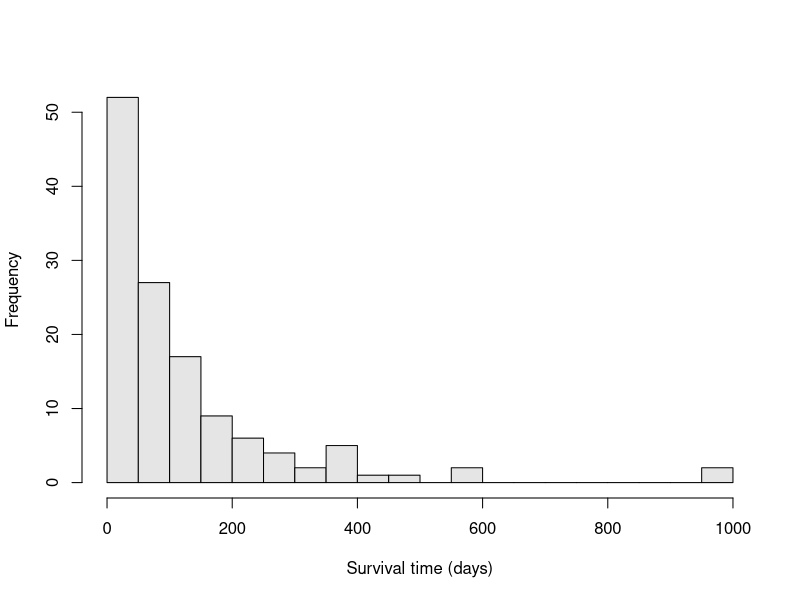
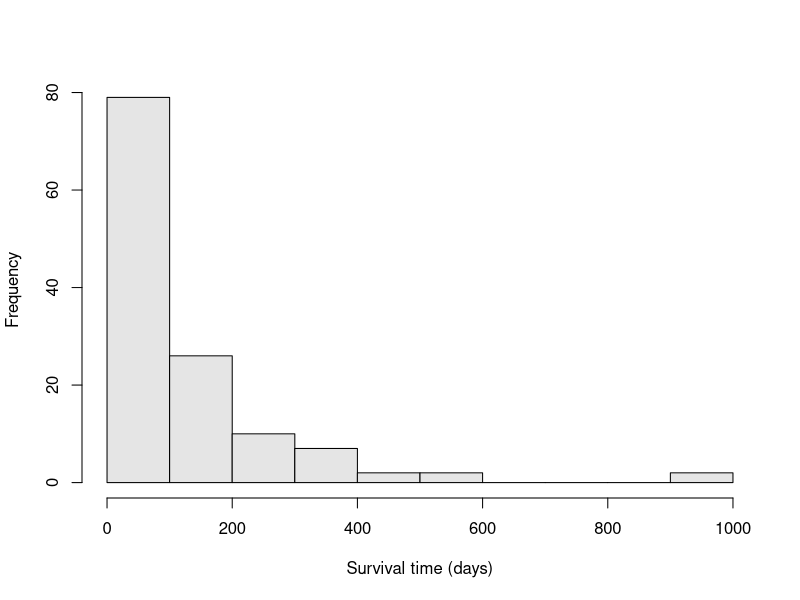
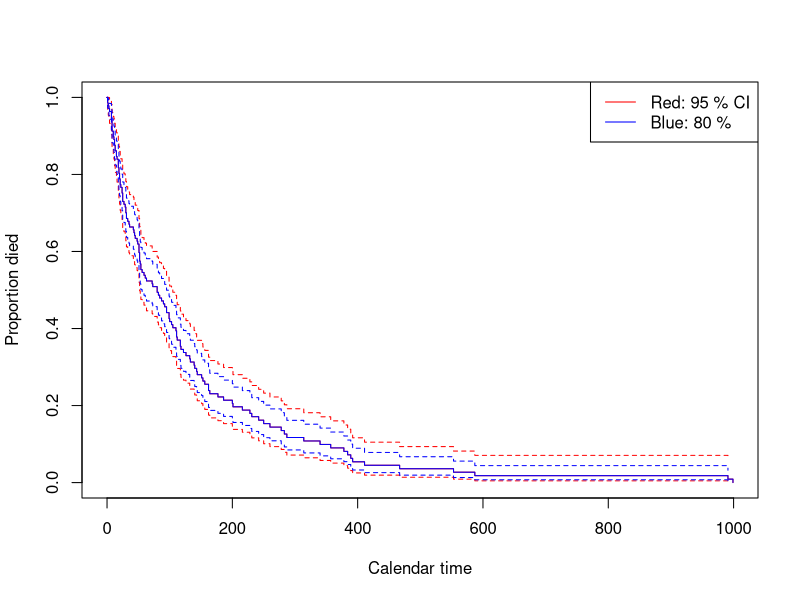
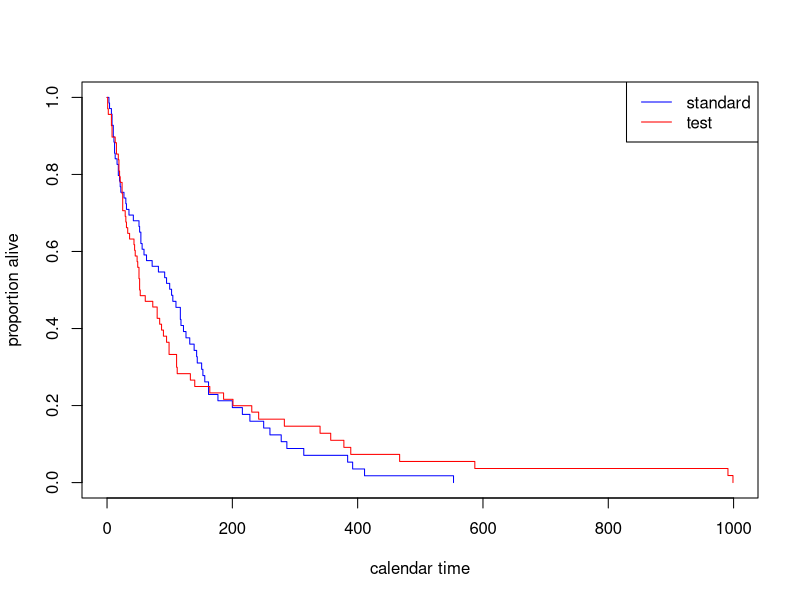
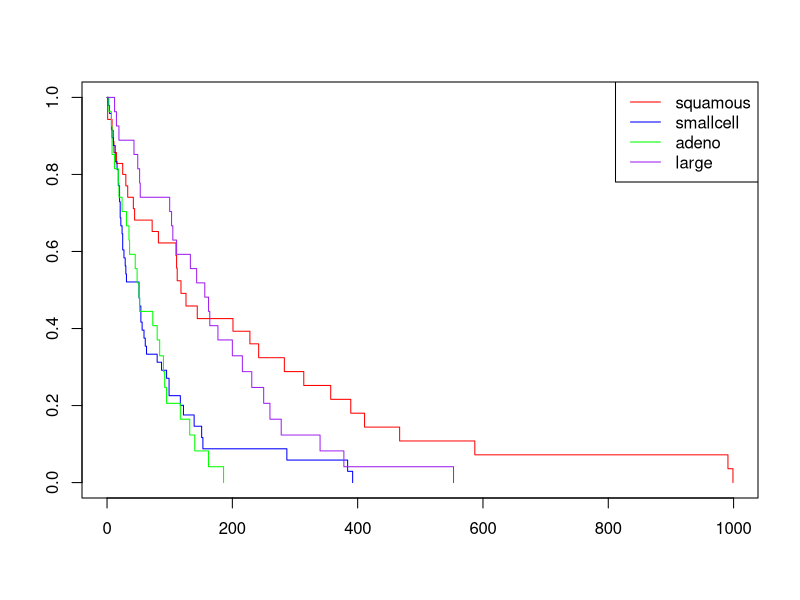
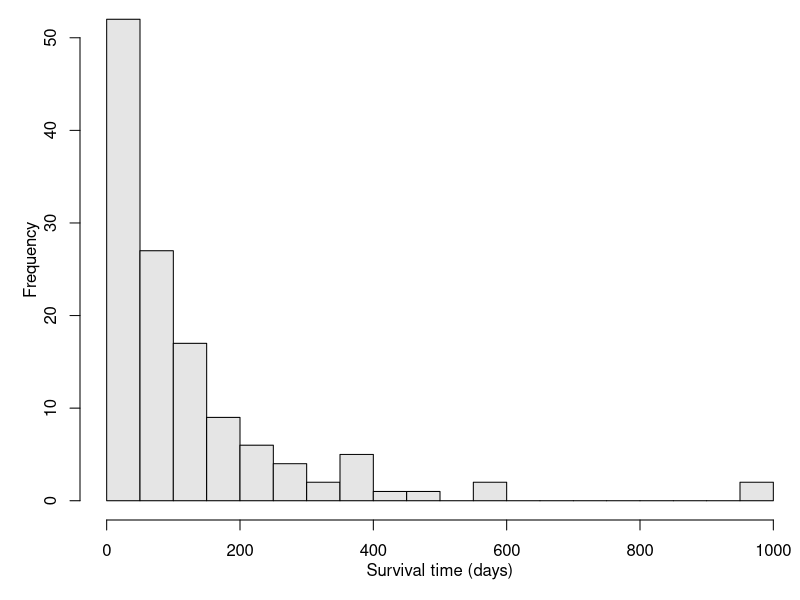

These figures' R source, in order:
## ---- chunk 1
knitr::opts_chunk$set(echo = TRUE)
#setwd("//ad.helsinki.fi/home/s/suvivain/Documents/2019 Survival analysis")
library(survival)
?veteran # for explanation of the variables in the data set
data(veteran) # load the data
str(veteran) # show records of the dat
head(veteran)
## ---- chunk 2
hist(veteran$time[veteran$status == 1], nclass=30, main='', xlab='Survival time (days)',
     col='gray90')
hist(veteran$time[veteran$status == 1], main='', xlab='Survival time (days)',
     col='gray90')
# Right skewed data
## ---- chunk 3
pdf(file.path(getwd(), 'survtimes.pdf'))
op <- par(mar=c(4,4,0,0), mgp=c(2,1,0))
hist(veteran$time[veteran$status == 1], nclass=30, main='', xlab='Survival time (days)',
     col='gray90')
par(op)
dev.off()
## ---- chunk 4
#head(veteran)
analyse1=survfit(Surv(time, status)~1, data=veteran) #, conf.type="none")
summary(analyse1)
plot(analyse1, col="red", xlab="Calendar time", ylab = "Proportion died")
# Change confidence interval  
analyse1=survfit(Surv(time, status)~1, data=veteran, conf.int=0.8)
lines(analyse1, col="blue")
legend("topright", c("Red: 95 % CI", "Blue: 80 %"), lty=1, col=c("Red", "Blue"))

## ---- chunk 5
analyse2=survfit(Surv(time, status)~trt, data=veteran, conf.int=0.95)#, conf.type="none")
analyse2
plot(analyse2, col=c("blue", "red"), xlab="calendar time", ylab="proportion alive")
legend("topright", legend = c("standard", "test"), col=c("blue", "red"), lty=1)
## ---- chunk 6
analyse3=survfit(Surv(time, status)~celltype, data=veteran, conf.int=0.8)
plot(analyse3, col=c("red", "blue", "green", "purple"))
legend("topright", legend=levels(veteran$celltype), col=c("red", "blue", "green", "purple"), lty=1)
print(analyse3)

## ---- chunk 7
analyse3=survdiff(Surv(time, status)~trt, data=veteran)
print(analyse3)

